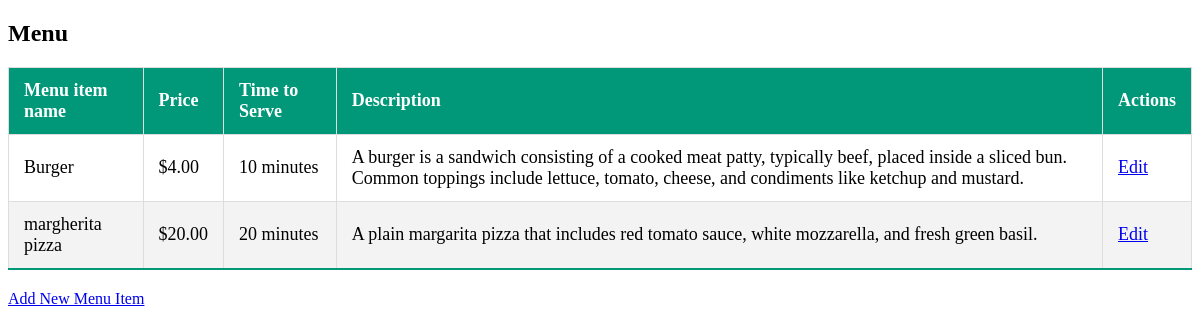
The page / on the database its author committed.
### restaurant/models.py (models this page shows)
class MenuItem(models.Model):
    name = models.CharField(max_length=100)
    price = models.DecimalField(max_digits=6, decimal_places=2)
    time_to_serve = models.IntegerField(help_text="Time to make and serve in minutes")
    description = models.TextField()

### restaurant/views.py (the view)
# urls.py: path('', views.menu, name='menu'),
def menu(request):
    menu_items = MenuItem.objects.all()
    return render(request, "restaurant/menu.html", {"menu_items": menu_items})

### restaurant/templates/restaurant/menu.html
{% extends "restaurant/layout.html" %}
{% load static %}
{% block body %}
<link rel="stylesheet" type="text/css" href="{% static 'restaurant/style.css' %}">
<h2>Menu</h2>
<table id="menu_table">
    <thead>
        <tr>
            <th>Menu item name</th>
            <th>Price</th>
            <th>Time to Serve</th>
            <th>Description</th>
            <th>Actions</th>
        </tr>
    </thead>
    <tbody>
        {% for item in menu_items %}
        <tr>
            <td>{{ item.name }}</td>
            <td>${{ item.price }}</td>
            <td>{{ item.time_to_serve }} minutes</td>
            <td>{{ item.description }}</td>
            <td>
                <a href="{% url 'restaurant:edit_menu_item' item.pk %}">Edit</a>
            </td>
        </tr>
        {% empty %}
        <tr>
            <td colspan="5">No menu items available.</td>
        </tr>
        {% endfor %}
    </tbody>
</table>
<a href="{% url 'restaurant:add_menu_item' %}">Add New Menu Item</a>
{% endblock %}

### restaurant/templates/restaurant/layout.html (shortened to what this page needs)
<!DOCTYPE html>
<html lang="en">
<head>
</head>
<body>
    {% block body %}
    {% endblock %}
</body>
</html>

### restaurant/static/restaurant/style.css (style rules this page uses)
#menu_table { width: 100%; border-collapse: collapse; margin: 20px 0; font-size: 18px; text-align: left; }
#menu_table thead tr { background-color: #009879; color: #ffffff; text-align: left; font-weight: bold; }
#menu_table th, #menu_table td { padding: 12px 15px; border: 1px solid #dddddd; }
#menu_table tbody tr { border-bottom: 1px solid #dddddd; }
#menu_table tbody tr:nth-of-type(even) { background-color: #f3f3f3; }
#menu_table tbody tr:last-of-type { border-bottom: 2px solid #009879; }

### rows shown on the page
MenuItem: name "Burger", price "4.00", time_to_serve "10", description "A burger is a sandwich consisting of a cooked meat patty, typically beef, placed inside a sliced bun. Common toppings include lettuce, tomato, cheese, and condiments like ketchup and mustard."
MenuItem: name "margherita pizza", price "20.00", time_to_serve "20", description "A plain margarita pizza that includes red tomato sauce, white mozzarella, and fresh green basil."
